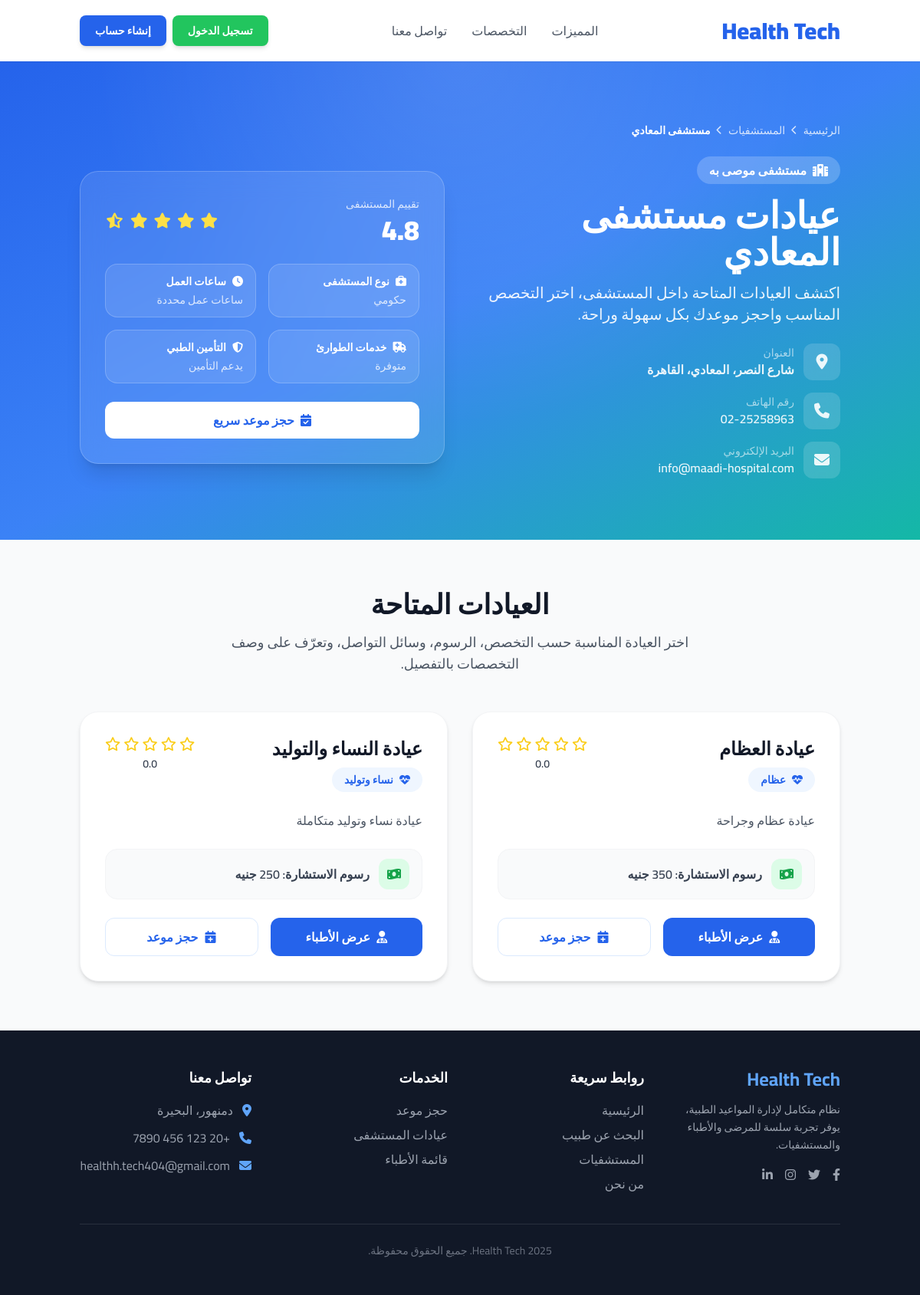
/clinics.php?hospital=2, run on the app's committed database.
### tables this page shows
CREATE TABLE `hospitals` (
  `id` int(11) NOT NULL,
  `name` varchar(200) NOT NULL,
  `address` text NOT NULL,
  `phone` varchar(20) DEFAULT NULL,
  `email` varchar(100) DEFAULT NULL,
  `website` varchar(200) DEFAULT NULL,
  `description` text DEFAULT NULL,
  `image` varchar(200) DEFAULT NULL,
  `type` enum('حكومي','خاص') DEFAULT 'حكومي',
  `rating` decimal(3,2) DEFAULT 0.00,
  `is_24h` tinyint(1) DEFAULT 0,
  `has_emergency` tinyint(1) DEFAULT 0,
  `has_insurance` tinyint(1) DEFAULT 0,
  `city_id` int(11) DEFAULT NULL,
  `created_at` timestamp NOT NULL DEFAULT current_timestamp()
);

CREATE TABLE `clinics` (
  `id` int(11) NOT NULL,
  `hospital_id` int(11) DEFAULT NULL,
  `name` varchar(200) NOT NULL,
  `specialty_id` int(11) DEFAULT NULL,
  `address` text DEFAULT NULL,
  `phone` varchar(20) DEFAULT NULL,
  `email` varchar(100) DEFAULT NULL,
  `description` text DEFAULT NULL,
  `image` varchar(200) DEFAULT NULL,
  `consultation_fee` decimal(10,2) DEFAULT 0.00,
  `rating` decimal(3,2) DEFAULT 0.00,
  `created_at` timestamp NOT NULL DEFAULT current_timestamp()
);

CREATE TABLE `specialties` (
  `id` int(11) NOT NULL,
  `name` varchar(100) NOT NULL,
  `description` text DEFAULT NULL,
  `icon` varchar(100) DEFAULT NULL
);

### clinics.php (the view, shortened to what the rows shown need)
<?php
$hospital_id = isset($_GET['hospital']) ? (int)$_GET['hospital'] : 0;
$db = new Database();
$conn = $db->getConnection();
if (!$conn) {
    $hospital = null;
    $clinics = [];
} else {
    try {
        $stmt = $conn->prepare("SELECT * FROM hospitals WHERE id = ?");
        $stmt->execute([$hospital_id]);
        $hospital = $stmt->fetch();
        $stmt = $conn->prepare("
            SELECT c.*, s.name AS specialty_name, s.description AS specialty_description
            FROM clinics c
            LEFT JOIN specialties s ON c.specialty_id = s.id
            WHERE c.hospital_id = ?
            ORDER BY c.name
        ");
        $stmt->execute([$hospital_id]);
        $clinics = $stmt->fetchAll();
    } catch (PDOException $e) {
        $hospital = null;
        $clinics = [];
    }
}
?>
<!DOCTYPE html>
<html lang="ar" dir="rtl">
<head>
    <script src="https://cdn.tailwindcss.com"></script>
    <link rel="stylesheet" href="https://cdnjs.cloudflare.com/ajax/libs/font-awesome/6.4.0/css/all.min.css">
</head>
<body class="bg-gray-50">
    <main>
        <section class="relative overflow-hidden bg-gradient-to-br from-blue-600 via-blue-500 to-teal-500 text-white">
            <div class="container mx-auto px-4 py-20 relative">
                <nav class="flex items-center gap-2 text-sm text-white/80 mb-6">
                    <a href="index.php" class="hover:text-white transition-colors">الرئيسية</a>
                    <i class="fas fa-chevron-left text-xs"></i>
                    <a href="hospitals.php" class="hover:text-white transition-colors">المستشفيات</a>
                    <i class="fas fa-chevron-left text-xs"></i>
                    <span class="text-white font-semibold"><?php echo htmlspecialchars($hospital['name']); ?></span>
                </nav>
                <div class="grid grid-cols-1 lg:grid-cols-2 gap-10 items-center">
                    <div>
                        <span class="inline-flex items-center px-4 py-1.5 bg-white/20 text-white font-semibold rounded-full mb-4">
                            <i class="fas fa-hospital ml-2"></i>
                            مستشفى موصى به
                        </span>
                        <h1 class="text-4xl md:text-5xl font-black leading-snug mb-4">
                            عيادات <?php echo htmlspecialchars($hospital['name']); ?>
                        </h1>
                        <p class="text-lg md:text-xl text-white/90 leading-relaxed mb-6">
                            اكتشف العيادات المتاحة داخل المستشفى، اختر التخصص المناسب واحجز موعدك بكل سهولة وراحة.
                        </p>
                        <div class="space-y-4 text-white/90">
                            <div class="flex items-center gap-3">
                                <div>
                                    <p class="text-sm text-white/60">العنوان</p>
                                    <p class="font-semibold"><?php echo htmlspecialchars($hospital['address']); ?></p>
                                </div>
                            </div>
                            <?php if (!empty($hospital['phone'])): ?>
                                <div class="flex items-center gap-3">
                                    <span class="flex items-center justify-center w-12 h-12 rounded-xl bg-white/15 backdrop-blur">
                                        <i class="fas fa-phone text-xl"></i>
                                    </span>
                                    <div>
                                        <p class="text-sm text-white/60">رقم الهاتف</p>
                                        <p class="font-semibold"><?php echo htmlspecialchars($hospital['phone']); ?></p>
                                    </div>
                                </div>
                        <?php endif; ?>
                            <?php if (!empty($hospital['email'])): ?>
                                <div class="flex items-center gap-3">
                                    <span class="flex items-center justify-center w-12 h-12 rounded-xl bg-white/15 backdrop-blur">
                                        <i class="fas fa-envelope text-xl"></i>
                                    </span>
                                    <div>
                                        <p class="text-sm text-white/60">البريد الإلكتروني</p>
                                        <p class="font-semibold"><?php echo htmlspecialchars($hospital['email']); ?></p>
                                    </div>
                                </div>
                        <?php endif; ?>
                        </div>
                    </div>
                    <div class="rounded-3xl bg-white/10 backdrop-blur-lg border border-white/20 p-6 md:p-8 shadow-xl flex flex-col justify-between">
                        <div class="flex items-center justify-between mb-6">
                            <div>
                                <p class="text-white/80 text-sm">تقييم المستشفى</p>
                                <p class="text-4xl font-black mt-1"><?php echo number_format((float)($hospital['rating'] ?? 0), 1); ?></p>
                </div>
                        </div>
                        <div class="grid grid-cols-1 sm:grid-cols-2 gap-4 text-sm text-white/80">
                            <div class="px-4 py-3 rounded-2xl bg-white/10 border border-white/20">
                                <p class="text-white font-semibold mb-1"><i class="fas fa-briefcase-medical ml-2"></i>نوع المستشفى</p>
                                <p><?php echo htmlspecialchars($hospital['type'] ?? 'حكومي'); ?></p>
                            </div>
                        </div>
                    </div>
                </div>
            </div>
        </section>
        <section class="py-16 bg-gray-50" id="clinics">
            <div class="container mx-auto px-4">
                <div class="text-center mb-12">
                    <h2 class="text-3xl md:text-4xl font-black text-gray-900 mb-4">العيادات المتاحة</h2>
            </div>
            <?php if (empty($clinics)): ?>
                    <div class="bg-white rounded-3xl shadow-lg p-12 text-center border border-dashed border-gray-200">
                        <div class="w-20 h-20 mx-auto rounded-full bg-blue-50 text-blue-500 flex items-center justify-center mb-6">
                            <i class="fas fa-stethoscope text-3xl"></i>
                        </div>
                        <h3 class="text-2xl font-bold text-gray-800 mb-2">لا توجد عيادات مسجلة</h3>
                        <p class="text-gray-500 mb-6">
                            جاري تحديث بيانات العيادات في هذا المستشفى. يمكنك العودة لاحقًا أو تصفح مستشفيات أخرى.
                        </p>
                        <a href="hospitals.php" class="inline-flex items-center gap-2 px-6 py-3 bg-blue-600 text-white font-semibold rounded-full hover:bg-blue-700 transition">
                            <i class="fas fa-arrow-left"></i>
                            العودة إلى قائمة المستشفيات
                        </a>
                </div>
            <?php else: ?>
                    <div class="grid grid-cols-1 lg:grid-cols-2 gap-8">
                    <?php foreach ($clinics as $clinic): ?>
                            <div class="bg-white rounded-3xl shadow-md hover:shadow-xl transition-all duration-300 border border-gray-100">
                                <div class="p-6 md:p-8">
                                    <div class="flex items-start justify-between gap-4 mb-6">
                                        <div>
                                            <h3 class="text-2xl font-bold text-gray-900 mb-2">
                                                <?php echo htmlspecialchars($clinic['name']); ?>
                                            </h3>
                                            <?php if (!empty($clinic['specialty_name'])): ?>
                                                <span class="inline-flex items-center gap-2 px-4 py-1.5 bg-blue-50 text-blue-600 rounded-full text-sm font-semibold">
                                                    <i class="fas fa-heartbeat"></i>
                                                    <?php echo htmlspecialchars($clinic['specialty_name']); ?>
                                                </span>
                                    <?php endif; ?>
                                </div>
                                        <div class="text-center">
                                            <div class="flex items-center justify-center gap-1 text-yellow-400 text-lg mb-1">
                                        <?php
                                                $clinic_rating = (float)($clinic['rating'] ?? 0);
                                        for ($i = 1; $i <= 5; $i++) {
                                            if ($i <= $clinic_rating) {
                                                echo '<i class="fas fa-star"></i>';
                                            } elseif ($i - $clinic_rating < 1) {
                                                echo '<i class="fas fa-star-half-alt"></i>';
                                            } else {
                                                echo '<i class="far fa-star"></i>';
                                            }
                                        }
                                        ?>
                                    </div>
                                            <span class="text-sm font-semibold text-gray-700"><?php echo number_format($clinic_rating, 1); ?></span>
                                </div>
                            </div>
                                    <?php if (!empty($clinic['description'])): ?>
                                        <p class="text-gray-600 leading-relaxed mb-6">
                                            <?php echo htmlspecialchars($clinic['description']); ?>
                                        </p>
                                <?php endif; ?>
                                    <div class="space-y-3 mb-6">
                                        <?php if (!empty($clinic['consultation_fee'])): ?>
                                            <div class="flex items-center gap-3 px-4 py-3 rounded-2xl bg-gray-50 border border-gray-100">
                                                <span class="flex items-center justify-center w-10 h-10 rounded-xl bg-green-100 text-green-600">
                                            <i class="fas fa-money-bill-wave"></i>
                                                </span>
                                                <span class="text-gray-700 font-semibold">رسوم الاستشارة: <?php echo number_format((float)$clinic['consultation_fee']); ?> جنيه</span>
                                        </div>
                                    <?php endif; ?>
                                </div>
                                    <div class="flex flex-col md:flex-row gap-4">
                                        <a href="doctors.php?clinic=<?php echo $clinic['id']; ?>"
                                           class="w-full inline-flex items-center justify-center gap-2 px-5 py-3 bg-blue-600 text-white font-semibold rounded-xl hover:bg-blue-700 transition">
                                    <i class="fas fa-user-md"></i>
                                    عرض الأطباء
                                </a>
                                        <a href="book.php?clinic=<?php echo $clinic['id']; ?>"
                                           class="w-full inline-flex items-center justify-center gap-2 px-5 py-3 bg-white text-blue-600 font-semibold rounded-xl border border-blue-100 hover:bg-blue-50 transition">
                                    <i class="fas fa-calendar-plus"></i>
                                    حجز موعد
                                </a>
                                    </div>
                            </div>
                        </div>
                    <?php endforeach; ?>
                </div>
            <?php endif; ?>
        </div>
        </section>
    </main>
</body>
</html>

### data on the page
hospitals: name "مستشفى المعادي", address "شارع النصر، المعادي، القاهرة", phone "02-25258963", email "info@maadi-hospital.com", rating "4.8", type "حكومي"
clinics: name "عيادة العظام", specialty.name "عظام", rating "0.0", description "عيادة عظام وجراحة", consultation_fee "350"
clinics: name "عيادة النساء والتوليد", specialty.name "نساء وتوليد", rating "0.0", description "عيادة نساء وتوليد متكاملة", consultation_fee "250"
